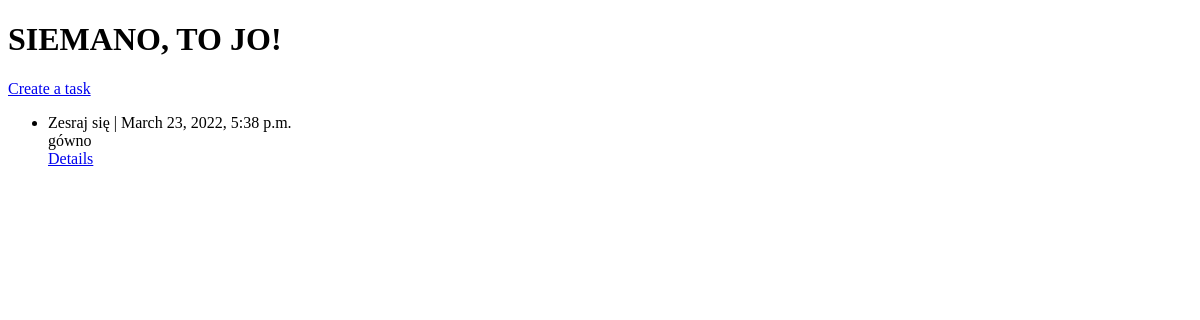
The app's page /, older data.
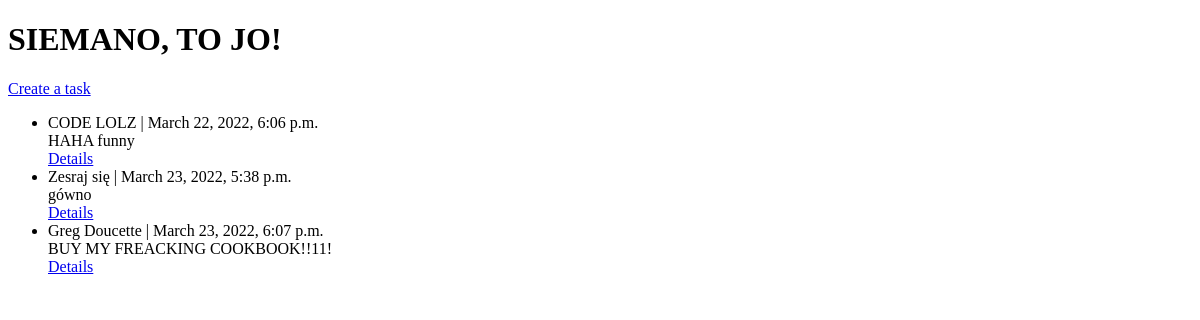
The same page, newer data.
### website/models.py (models this page shows, shortened)
class Task(models.Model):
    name = models.CharField(max_length=69)
    description = models.TextField(max_length=1337)
    deadline = models.DateTimeField()
    status = models.BooleanField()
    user = models.ForeignKey(User, on_delete=models.CASCADE)
    class Meta:
        ordering = ['deadline']

### website/views.py (the view)
# urls.py: path('', views.MainTasksView.as_view(), name='main-tasks'),
class MainTasksView(ListView):
    model = Task
    context_object_name = "tasks"
    template_name = "maintasks.html"

### website/templates/maintasks.html (shortened to what this page needs)
<!DOCTYPE html>
<html lang="en">
<head>
</head>
<body>
<h1>SIEMANO, TO JO!</h1>
<a href="{% url 'create-tasks' %}">Create a task</a>
<ul>
{% for task in tasks %}
    <li>{{ task.name }} | {{ task.deadline }}<br>{{ task.description }}</li>
    <a href="{% url 'detail-tasks' task.id %}">Details</a>
{% empty %}
    <li>No tasks yet.</li>
{% endfor %}
</ul>
</body>
</html>

Row changes from the older to the newer data that the page shows:
added Task: name "CODE LOLZ", deadline "March 22, 2022, 6:06 p.m.", description "HAHA funny"
added Task: name "Greg Doucette", deadline "March 23, 2022, 6:07 p.m.", description "BUY MY FREACKING COOKBOOK!!11!"
